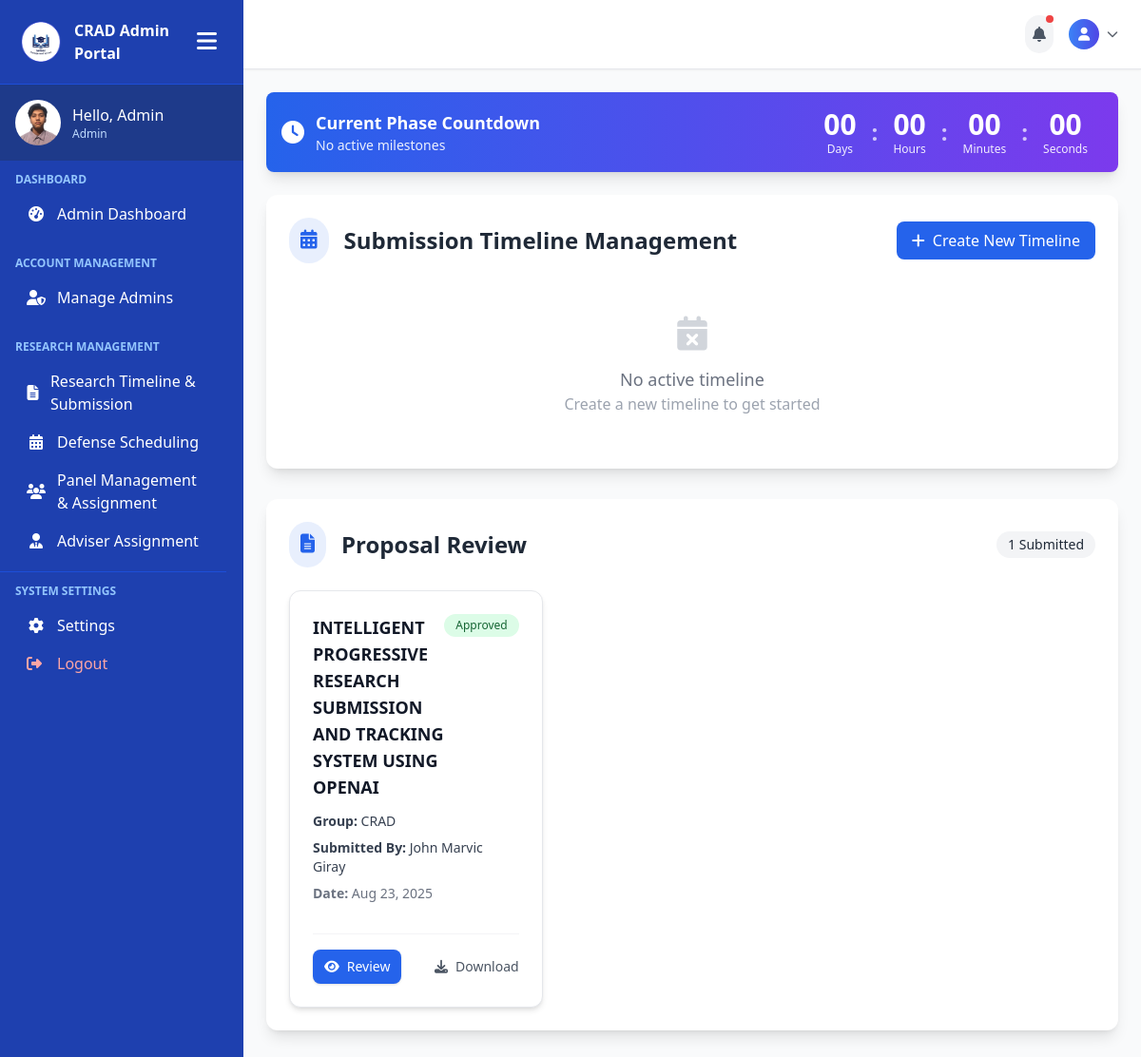
Before: /admin-pages/admin-timeline.php (signed in) with the older database file.
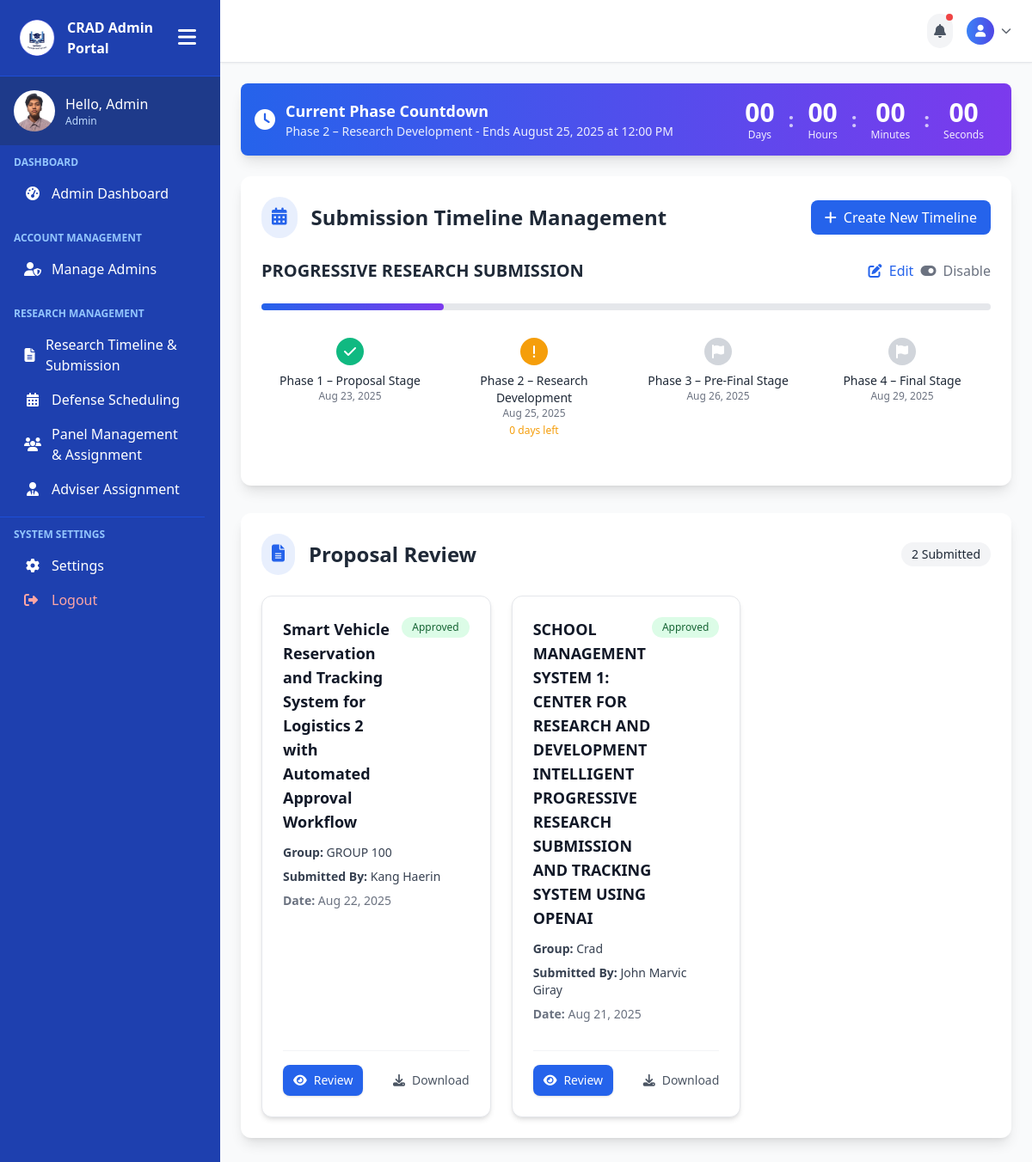
After: the same page with the newer database file.
### tables this page shows
CREATE TABLE `proposals` (
  `id` int(11) NOT NULL,
  `group_id` int(11) NOT NULL,
  `title` varchar(255) NOT NULL,
  `description` text DEFAULT NULL,
  `file_path` varchar(255) DEFAULT NULL,
  `submitted_at` timestamp NOT NULL DEFAULT current_timestamp(),
  `status` enum('Pending','Approved','Rejected','Under Review','Revision Requested') NOT NULL DEFAULT 'Pending',
  `feedback` text DEFAULT NULL,
  `reviewed_at` timestamp NULL DEFAULT NULL
);

CREATE TABLE `groups` (
  `id` int(11) NOT NULL,
  `name` varchar(255) NOT NULL,
  `join_code` varchar(10) DEFAULT NULL,
  `created_at` timestamp NOT NULL DEFAULT current_timestamp()
);

CREATE TABLE `timeline_milestones` (
  `id` int(11) NOT NULL,
  `timeline_id` int(11) NOT NULL,
  `title` varchar(255) NOT NULL,
  `description` text DEFAULT NULL,
  `deadline` datetime NOT NULL,
  `status` enum('pending','active','completed') DEFAULT 'pending',
  `created_at` timestamp NOT NULL DEFAULT current_timestamp(),
  `updated_at` timestamp NOT NULL DEFAULT current_timestamp() ON UPDATE current_timestamp()
);

CREATE TABLE `submission_timelines` (
  `id` int(11) NOT NULL,
  `title` varchar(255) NOT NULL,
  `description` text DEFAULT NULL,
  `is_active` tinyint(1) DEFAULT 1,
  `created_at` timestamp NOT NULL DEFAULT current_timestamp(),
  `updated_at` timestamp NOT NULL DEFAULT current_timestamp() ON UPDATE current_timestamp()
);

### admin-pages/admin-timeline.php (the view, shortened to what the changed rows need)
<?php
include("../includes/connection.php");
$active_timeline = null;
$milestones = [];
$stmt = $conn->prepare("SELECT * FROM submission_timelines WHERE is_active = 1 LIMIT 1");
$stmt->execute();
$result = $stmt->get_result();
if ($result->num_rows > 0) {
    $active_timeline = $result->fetch_assoc();
    $stmt = $conn->prepare("SELECT * FROM timeline_milestones WHERE timeline_id = ? ORDER BY deadline ASC");
    $stmt->bind_param("i", $active_timeline['id']);
    $stmt->execute();
    $milestones = $stmt->get_result()->fetch_all(MYSQLI_ASSOC);
}
$proposals_query = "SELECT
    p.*,
    g.name AS group_name,
    g.id AS group_id,
    CONCAT(sp.full_name) AS submitted_by
FROM proposals p
JOIN groups g ON p.group_id = g.id
JOIN group_members gm ON g.id = gm.group_id
JOIN student_profiles sp ON gm.student_id = sp.user_id
WHERE gm.student_id = (
    SELECT student_id
    FROM group_members
    WHERE group_id = g.id
    LIMIT 1
)
ORDER BY p.submitted_at DESC;
";
$proposals_result = mysqli_query($conn, $proposals_query);
$proposals = [];
while ($proposal = mysqli_fetch_assoc($proposals_result)) {
    $proposals[] = $proposal;
}
?>
<!DOCTYPE html>
<html lang="en">
<head>
  <script src="https://cdn.tailwindcss.com"></script>
  <link rel="stylesheet" href="https://cdn.jsdelivr.net/npm/flatpickr/dist/flatpickr.min.css">
  <link rel="stylesheet" href="https://cdnjs.cloudflare.com/ajax/libs/font-awesome/6.0.0/css/all.min.css">
</head>
<body class="bg-gray-50 text-gray-800 font-sans h-screen overflow-hidden">
  <div class="min-h-screen flex">
    <?php include('../includes/admin-sidebar.php'); ?>
    <div class="flex-1 overflow-y-auto p-6">
      <div id="countdown-banner" class="bg-gradient-to-r from-primary to-secondary text-white p-4 rounded-lg shadow-lg mb-6">
        <div class="flex flex-col md:flex-row items-center justify-between">
          <div class="flex items-center mb-4 md:mb-0">
            <div>
              <h3 class="font-bold text-lg">Current Phase Countdown</h3>
              <?php if (!empty($milestones)): ?>
                <?php
                  $now = new DateTime();
                  $current_milestone = null;
                  foreach ($milestones as $milestone) {
                      $deadline = new DateTime($milestone['deadline']);
                      if ($deadline > $now) { $current_milestone = $milestone; break; }
                  }
                ?>
                <p class="text-sm opacity-90">
                  <?= $current_milestone ? htmlspecialchars($current_milestone['title']) : 'All milestones completed' ?> -
                  Ends <?= $current_milestone ? date('F j, Y \a\t g:i A', strtotime($current_milestone['deadline'])) : '' ?>
                </p>
              <?php else: ?>
                <p class="text-sm opacity-90">No active milestones</p>
              <?php endif; ?>
            </div>
          </div>
        </div>
      </div>
      <div class="bg-white rounded-xl shadow-lg p-6 mb-8">
        <div class="flex items-center justify-between mb-6">
          <div class="flex items-center">
            <h2 class="text-2xl font-bold text-gray-800">Submission Timeline Management</h2>
          </div>
        </div>
        <?php if ($active_timeline): ?>
          <div class="mb-8">
            <div class="flex justify-between items-center mb-4">
              <h3 class="text-xl font-semibold"><?= htmlspecialchars($active_timeline['title']) ?></h3>
              <div class="flex space-x-2">
                <button type="button"
                  onclick='openEditModal(<?= htmlspecialchars(json_encode($active_timeline), ENT_QUOTES, "UTF-8") ?>, <?= htmlspecialchars(json_encode($milestones), ENT_QUOTES, "UTF-8") ?>)'
                  class="text-primary hover:text-secondary transition">
                  <i class="fas fa-edit mr-1"></i> Edit
                </button>
                <form method="POST" class="inline">
                  <button type="submit" name="toggle_timeline" class="text-gray-500 hover:text-gray-700 transition">
                    <i class="fas fa-toggle-on mr-1"></i> Disable
                  </button>
                </form>
              </div>
            </div>
            <div class="relative">
              <?php
                $total_milestones = count($milestones);
                $completed_milestones = 0;
                $now = new DateTime();
                foreach ($milestones as $milestone) {
                    $deadline = new DateTime($milestone['deadline']);
                    if ($deadline < $now) $completed_milestones++;
                }
                $progress = $total_milestones > 0 ? ($completed_milestones / $total_milestones) * 100 : 0;
              ?>
              <div class="h-2 bg-gray-200 rounded-full mb-8">
                <div class="h-full bg-gradient-to-r from-primary to-secondary rounded-full" style="width: <?= $progress ?>%"></div>
              </div>
              <div class="flex justify-between relative gap-2">
                <?php foreach ($milestones as $index => $milestone):
                    $deadline = new DateTime($milestone['deadline']);
                    $is_past = $deadline < $now;
                    $prevDeadline = $index > 0 ? new DateTime($milestones[$index-1]['deadline']) : null;
                    $is_current = !$is_past && (!$prevDeadline || $prevDeadline < $now);
                ?>
                  <div class="flex-1 text-center px-2">
                    <div class="milestone-dot <?= $is_past ? 'bg-success' : ($is_current ? 'bg-warning' : 'bg-gray-300') ?> text-white mx-auto mb-2">
                      <i class="fas <?= $is_past ? 'fa-check' : ($is_current ? 'fa-exclamation' : 'fa-flag') ?>"></i>
                    </div>
                    <div class="text-sm font-medium"><?= htmlspecialchars($milestone['title']) ?></div>
                    <div class="text-xs text-gray-500"><?= date('M j, Y', strtotime($milestone['deadline'])) ?></div>
                    <?php if ($is_current):
                        $diff = $now->diff($deadline);
                        $days_left = $diff->days;
                    ?>
                      <div class="text-xs mt-1 font-medium text-warning"><?= (int)$days_left ?> days left</div>
                    <?php endif; ?>
                  </div>
                <?php endforeach; ?>
              </div>
            </div>
          </div>
        <?php else: ?>
          <div class="text-center py-8">
            <i class="fas fa-calendar-times text-4xl text-gray-300 mb-4"></i>
            <h3 class="text-lg font-medium text-gray-500">No active timeline</h3>
            <p class="text-gray-400">Create a new timeline to get started</p>
          </div>
        <?php endif; ?>
      </div>
<div class="bg-white rounded-xl shadow-lg p-6 mb-8">
  <div class="flex items-center justify-between mb-6">
    <div class="flex items-center">
      <div class="bg-primary/10 p-3 rounded-full mr-4">
      </div>
      <h2 class="text-2xl font-bold text-gray-800">Proposal Review</h2>
    </div>
    <span class="bg-gray-100 text-gray-800 text-sm font-medium px-3 py-1 rounded-full">
      <?php echo count($proposals); ?> Submitted
    </span>
  </div>
  <?php if (!empty($proposals)): ?>
    <div class="grid grid-cols-1 md:grid-cols-2 lg:grid-cols-3 gap-6">
      <?php foreach ($proposals as $proposal):
        $status_class = 'bg-yellow-100 text-yellow-800';
        $status_text = 'Pending';
        if (!empty($proposal['status'])) {
          switch ($proposal['status']) {
            case 'Approved':
              $status_class = 'bg-green-100 text-green-800';
              $status_text = 'Approved';
              break;
          }
        }
      ?>
      <div class="bg-white border border-gray-200 shadow-md rounded-xl p-6 flex flex-col justify-between">
        <div>
          <div class="flex justify-between items-start mb-3">
            <h3 class="text-lg font-semibold text-gray-900">
              <?php echo htmlspecialchars($proposal['title']); ?>
            </h3>
            <span class="px-3 py-1 text-xs font-medium rounded-full <?php echo $status_class; ?>">
              <?php echo $status_text; ?>
            </span>
          </div>
          <p class="text-sm text-gray-700 mb-2">
            <span class="font-semibold">Group:</span> <?php echo htmlspecialchars($proposal['group_name']); ?>
          </p>
          <p class="text-sm text-gray-700 mb-2">
            <span class="font-semibold">Submitted By:</span> <?php echo htmlspecialchars($proposal['submitted_by']); ?>
          </p>
          <p class="text-sm text-gray-500 mb-4">
            <span class="font-semibold">Date:</span> <?php echo date('M j, Y', strtotime($proposal['submitted_at'])); ?>
          </p>
        </div>
        <div class="flex justify-between items-center mt-4 pt-4 border-t border-gray-100">
          <button onclick='openProposalReviewModal(<?php echo htmlspecialchars(json_encode($proposal), ENT_QUOTES, "UTF-8"); ?>)'
            class="inline-flex items-center px-3 py-2 bg-primary text-white text-sm font-medium rounded-lg shadow hover:bg-secondary transition">
            <i class="fas fa-eye mr-2"></i> Review
          </button>
          <a href="<?php echo htmlspecialchars($proposal['file_path']); ?>"
             target="_blank"
             class="inline-flex items-center text-gray-600 hover:text-gray-900 text-sm font-medium">
            <i class="fas fa-download mr-2"></i> Download
          </a>
        </div>
      </div>
      <?php endforeach; ?>
    </div>
  <?php endif; ?>
</div>
  </div>
</body>
</html>

Changed rows visible on the page:
added timeline_milestones: title "Phase 2 – Research Development", deadline "August 25, 2025 at 12:00 PM", deadline "Aug 25, 2025"
added submission_timelines: title "PROGRESSIVE RESEARCH SUBMISSION"
added timeline_milestones: title "Phase 1 – Proposal Stage", deadline "Aug 23, 2025"
added timeline_milestones: title "Phase 3 – Pre-Final Stage", deadline "Aug 26, 2025"
added timeline_milestones: title "Phase 4 – Final Stage", deadline "Aug 29, 2025"
added proposals: title "Smart Vehicle Reservation and Tracking System for Logistics 2 with Automated Approval Workflow", status "Approved", group.name "GROUP 100", submitted_by "Kang Haerin", submitted_at "Aug 22, 2025"
changed proposals: title "INTELLIGENT PROGRESSIVE RESEARCH SUBMISSION AND TRACKING SYSTEM USING OPENAI" → "SCHOOL MANAGEMENT SYSTEM 1: CENTER FOR RESEARCH AND DEVELOPMENT INTELLIGENT PROGRESSIVE RESEARCH SUBMISSION AND TRACKING SYSTEM USING OPENAI"; group.name "CRAD" → "Crad"; submitted_at "Aug 23, 2025" → "Aug 21, 2025"
Other visible differences:
count($proposals): "1" → "2"
text no longer shown: "No active milestones No active timeline Create a new timeline to get started"
text now shown: "- Ends Edit Disable"
